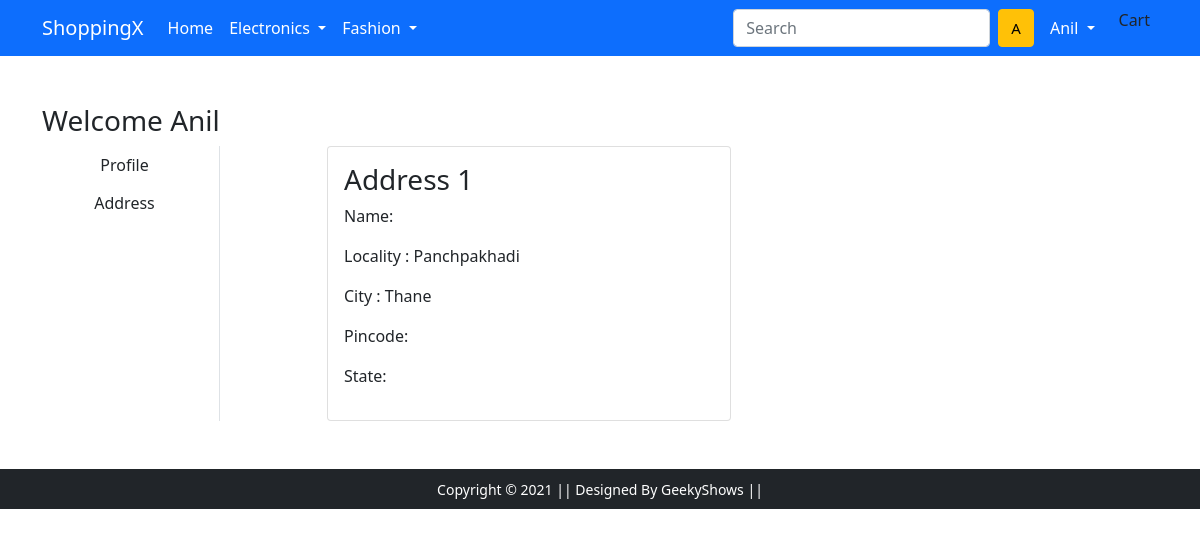
Before: /address/ (signed in) with the older database file.
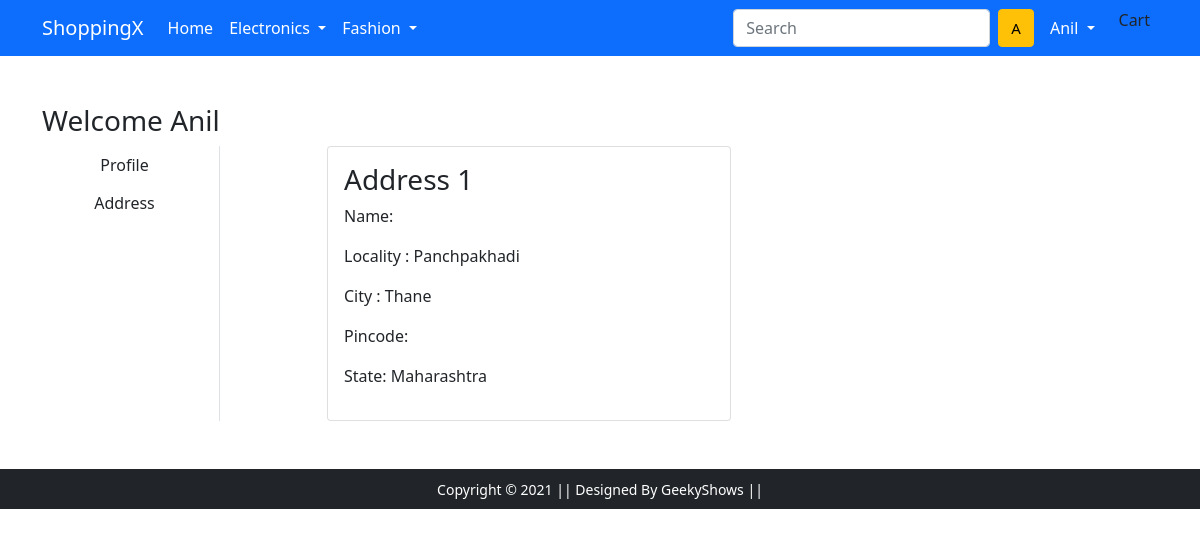
After: the same page with the newer database file.
### app/models.py (models this page shows, shortened)
class Profile(models.Model):
    user = models.ForeignKey(User, on_delete=models.CASCADE)
    profileimg = models.ImageField(upload_to='profile_images',default='about-comapny.jpg')
    id_user =  models.IntegerField()
    address = models.CharField(max_length=1000, blank=True)
    locality = models.CharField(max_length=101,blank=True)
    city = models.CharField(max_length=101,blank=True)
    state = models.CharField(choices = STATE_CHOICES, max_length=55)
    pincode = models.IntegerField(default=400600)
    auth_token = models.CharField(max_length=100)
    is_verified = models.BooleanField(default=False)
    first_name = models.TextField(blank=True)
    last_name = models.TextField(blank=True)
    birth_date = models.DateField(default=date.today())
    mobile_no = models.IntegerField(default='9999999999')

### app/views.py (the view)
# urls.py: path('address/', views.address, name='address'),
def address(request):
 add = Profile.objects.filter(user=request.user)
 totalitem = 0
 if request.user.is_authenticated:
            totalitem = len(Cart.objects.filter(user=request.user))
 return render(request, 'address.html', {'add':add, 'totalitem':totalitem,})

### templates/address.html (shortened to what this page needs)
<!doctype html>
{% load static %}
<html lang="en">
  <head>
    <link href="https://cdn.jsdelivr.net/npm/bootstrap@5.0.0-beta1/dist/css/bootstrap.min.css" rel="stylesheet">
    <link rel="stylesheet" href="{% static 'css/owl.carousel.min.css' %}">
    <link rel="stylesheet" href="{% static 'css/all.min.css' %}">
    <link rel="stylesheet" href="{% static 'css/style.css' %}">
  </head>
  <body>
    <nav class="navbar navbar-expand-lg navbar-dark bg-primary">
     <div class="container">
       <a class="navbar-brand" href="/">ShoppingX</a>
       <div class="collapse navbar-collapse" id="navbarSupportedContent">
         <ul class="navbar-nav me-auto mb-2 mb-lg-0">
           <li class="nav-item">
             <a class="nav-link active" aria-current="page" href="/">Home</a>
           </li>
           <li class="nav-item dropdown">
             <a class="nav-link dropdown-toggle text-white" href="#" id="electronicsDropdown" role="button" data-bs-toggle="dropdown" aria-expanded="false">
               Electronics
             </a>
           </li>
           <li class="nav-item dropdown">
             <a class="nav-link dropdown-toggle text-white" href="#" id="fashionDropdown" role="button" data-bs-toggle="dropdown" aria-expanded="false">
               Fashion
             </a>
           </li>
         </ul>
         <form class="d-flex">
           <input class="form-control me-2" type="search" placeholder="Search" aria-label="Search">
           <button id='new' class="btn btn-warning" type="submit">{{ request.user.username | capfirst }}</button>
         </form>
         <div>
          <ul class="navbar-nav me-auto mb-2 mb-lg-0">
            {% if  request.user.is_authenticated %}
           <li class="nav-item dropdown mx-2">
              <a class="nav-link dropdown-toggle text-white" href="#" id="profileDropdown" role="button" data-bs-toggle="dropdown" aria-expanded="false">
                {{request.user.username | capfirst}}
              </a>
            </li>
            <li class="nav-item mx-2">
              Cart </a>
            </li>
            {% endif %}
          </ul>
         </div>
       </div>
     </div>
    </nav>
<div class="container my-5">
 <div class="row">
 <h3>Welcome <span class='text-capitalize'> {{request.user}}</span></h3>
  <div class="col-sm-2 border-end">
   <ul class="list-unstyled">
    <li class="d-grid"><a href="{% url 'profile' %}" class="btn ">Profile</a></li>
    <li class="d-grid"><a href="{% url 'address' %}" class="btn {{active}}">Address</a></li>
   </ul>
  </div>
  <div class="col-sm-9 offset-sm-1">
   <div class="row">
    {% for ad in add %}
    <div class="col-sm-6">
     <div class="card">
      <div class="card-body">
       <h3>Address {{forloop.counter}} </h3>
       <p>Name: {{ad.name}}</p>
       <p>Locality : {{ad.locality}} </p>
       <p>City : {{ad.city}}</p>
       <p>Pincode: {{ad.zipcode}}</p>
       <p>State:   {{ad.state}}</p>
      </div>
     </div>
    </div>
    {% endfor %}
   </div>
  </div>
 </div>
</div>
<footer class="container-fluid bg-dark text-center p-2 mt-5">
    <small class="text-white">Copyright &copy; 2021 || Designed By GeekyShows || </small>
</footer>
</body>
</html>

Changed rows visible on the page:
changed Profile "Panchpakhadi": state (not shown) → "Maharashtra"
